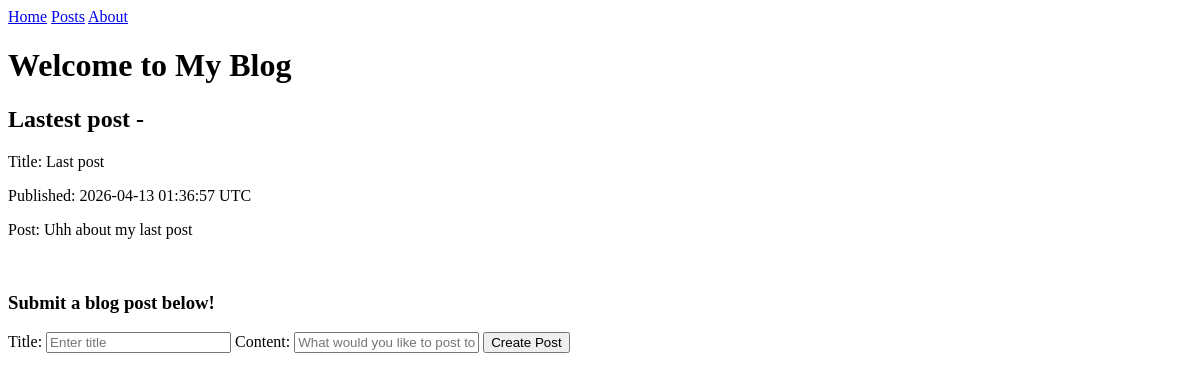
Before: / with the older database file.
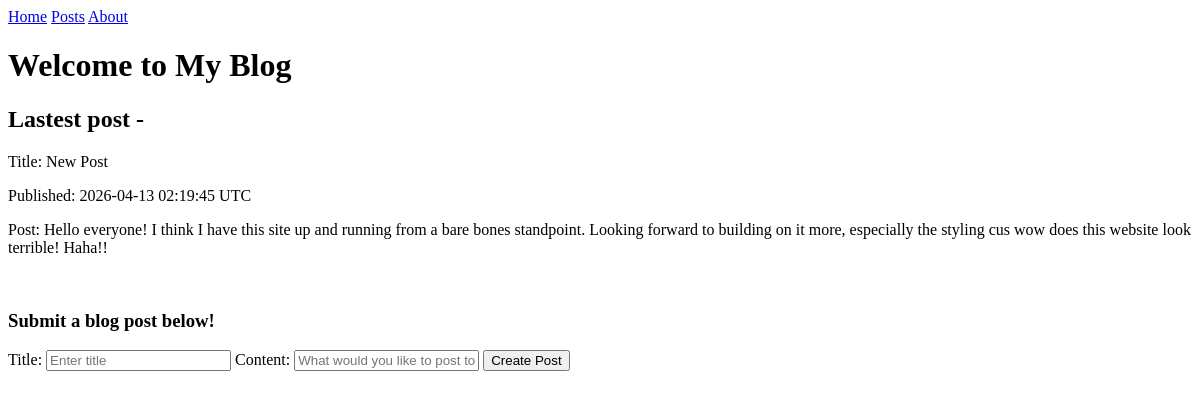
After: the same page with the newer database file.
### tables this page shows
CREATE TABLE blog_posts (
    post_id         INTEGER PRIMARY KEY AUTOINCREMENT,
    post_title    TEXT    NOT NULL,
    post_content  TEXT    NOT NULL,
    created_date   DATETIME DEFAULT CURRENT_TIMESTAMP,
    modified_date  DATETIME DEFAULT CURRENT_TIMESTAMP
);

### routes.py (the view)
@web_app_bp.route("/", methods=["GET"])
def homepage():
    return render_template('index.html', **_last_post_context())

### routes.py (called while the page is built)
def _last_post_context():
    last_post = fetch_last_post()
    return {"last_post": last_post if isinstance(last_post, list) else []}

### services.py (called while the page is built)
def fetch_last_post():
    try:
        conn = sqlite3.connect(DB_PATH)
        cursor = conn.cursor()
        cursor.execute(
            """
                SELECT post_id, post_title, post_content, created_date FROM blog_posts ORDER BY post_id DESC LIMIT 1;
            """
        )
        last_post = cursor.fetchall()
        conn.close()
        return last_post
    except Exception as e:
        return e

### templates/index.html (shortened to what this page needs)
{% extends "base.html" %}
{% block content %}
<h1>Welcome to My Blog</h1>
<body>
    <h2>Lastest post - </h2>
    <article>
        <header>
            <p>Title: {{ last_post[0][1] }}</p>
            <p>Published: <time>{{last_post[0][3]}} UTC</time></p>
        </header>
        <section class="post-content">
            <div id="last-post-container">
                <p>Post: {{ last_post[0][2] }}</p>
            </div>
        </section>
    </article>
    <br>
    <h3>Submit a blog post below!</h3>
    <form
        id="blog-form"
        action="/create-post"
        method="post"
    >
        <label for="title">Title:</label>
        <input type="text" name="post-title" placeholder="Enter title">
        <label for="content">Content:</label>
        <input type="text" name="post-content" placeholder="What would you like to post today?">
        <button type="submit" onsubmit="handleForm(event)">Create Post</button>
    </form>
</body>
{% endblock %}

### templates/base.html (shortened to what this page needs)
<!DOCTYPE html>
<html lang="en">
<head>
    <link rel="stylesheet" href="{{ url_for('static', filename='styles.css') }}">
</head>
<body>
    {% include "header.html" %}
    {% block content %}{% endblock %}
</body>
</html>

### templates/header.html
<div>
    <nav>
        <a href="{{ url_for('webapp_routes.homepage') }}">Home</a>
        <a href="{{ url_for('webapp_routes.posts') }}">Posts</a>
        <a href="{{ url_for('webapp_routes.about') }}">About</a>
    </nav>
</div>

### static/styles.css (style rules this page uses)
#last-post-container { justify-content: flex-end; }

Changed rows visible on the page:
no longer on this page (row unchanged): blog_posts: post_title "Last post", created_date "2026-04-13 01:36:57", post_content "Uhh about my last post"
added blog_posts: post_title "New Post", created_date "2026-04-13 02:19:45", post_content "Hello everyone! I think I have this site up and running from a bare bones standpoint. Looking forward to building on it more, especially the styling cus wow does this website look terrible! Haha!!"
